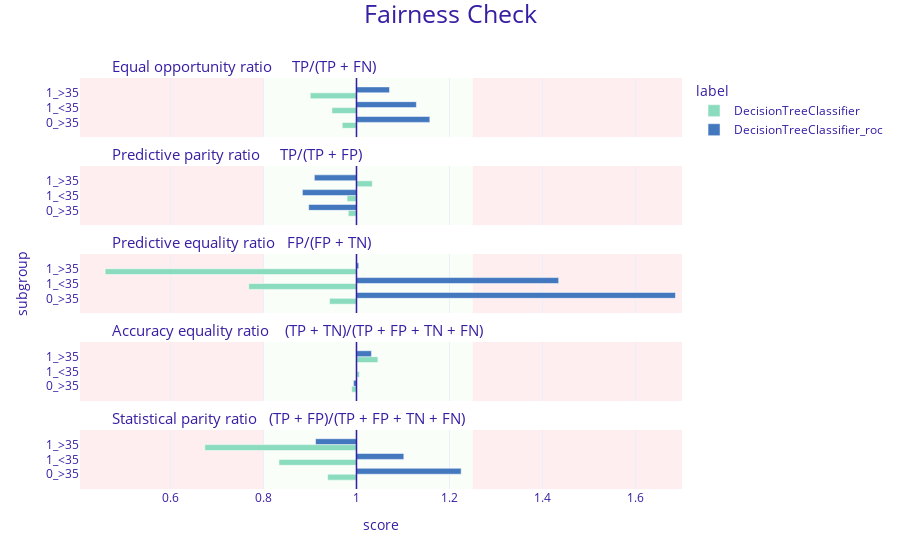

Source (notebook cell):
### Code cell
fairness_decisiontree.plot(
    [fairness_decisiontree_roc] )

### Figure 1 — Plotly figure (JSON) as saved in the notebook; plotly's stock layout.template omitted (floating-point values rounded to 4 significant figures)
{"data": [{"alignmentgroup": "True", "customdata": [["0_>35", 0.969, "DecisionTreeClassifier"], ["1_<35", 0.947, "DecisionTreeClassifier"], ["1_>35", 0.901, "DecisionTreeClassifier"]], "hovertemplate": "<b>%{customdata[2]}</b><br>Subgroup: %{customdata[0]}<br>Score: %{customdata[1]}<br><extra></extra>", "legendgroup": "DecisionTreeClassifier", "marker": {"color": "#8bdcbe", "pattern": {"shape": ""}}, "name": "DecisionTreeClassifier", "offsetgroup": "DecisionTreeClassifier", "orientation": "h", "showlegend": true, "textposition": "auto", "type": "bar", "x": [-0.03067, -0.05276, -0.09939], "xaxis": "x5", "y": [0.25, 0.5, 0.75], "yaxis": "y5"}, {"alignmentgroup": "True", "customdata": [["0_>35", 0.982, "DecisionTreeClassifier"], ["1_<35", 0.98, "DecisionTreeClassifier"], ["1_>35", 1.034, "DecisionTreeClassifier"]], "hovertemplate": "<b>%{customdata[2]}</b><br>Subgroup: %{customdata[0]}<br>Score: %{customdata[1]}<br><extra></extra>", "legendgroup": "DecisionTreeClassifier", "marker": {"color": "#8bdcbe", "pattern": {"shape": ""}}, "name": "DecisionTreeClassifier", "offsetgroup": "DecisionTreeClassifier", "orientation": "h", "showlegend": false, "textposition": "auto", "type": "bar", "x": [-0.01765, -0.02018, 0.03405], "xaxis": "x4", "y": [0.25, 0.5, 0.75], "yaxis": "y4"}, {"alignmentgroup": "True", "customdata": [["0_>35", 0.942, "DecisionTreeClassifier"], ["1_<35", 0.768, "DecisionTreeClassifier"], ["1_>35", 0.459, "DecisionTreeClassifier"]], "hovertemplate": "<b>%{customdata[2]}</b><br>Subgroup: %{customdata[0]}<br>Score: %{customdata[1]}<br><extra></extra>", "legendgroup": "DecisionTreeClassifier", "marker": {"color": "#8bdcbe", "pattern": {"shape": ""}}, "name": "DecisionTreeClassifier", "offsetgroup": "DecisionTreeClassifier", "orientation": "h", "showlegend": false, "textposition": "auto", "type": "bar", "x": [-0.05792, -0.2317, -0.5405], "xaxis": "x3", "y": [0.25, 0.5, 0.75], "yaxis": "y3"}, {"alignmentgroup": "True", "customdata": [["0_>35", 0.99, "DecisionTreeClassifier"], ["1_<35", 1.006, "DecisionTreeClassifier"], ["1_>35", 1.046, "DecisionTreeClassifier"]], "hovertemplate": "<b>%{customdata[2]}</b><br>Subgroup: %{customdata[0]}<br>Score: %{customdata[1]}<br><extra></extra>", "legendgroup": "DecisionTreeClassifier", "marker": {"color": "#8bdcbe", "pattern": {"shape": ""}}, "name": "DecisionTreeClassifier", "offsetgroup": "DecisionTreeClassifier", "orientation": "h", "showlegend": false, "textposition": "auto", "type": "bar", "x": [-0.01023, 0.006394, 0.04604], "xaxis": "x2", "y": [0.25, 0.5, 0.75], "yaxis": "y2"}, {"alignmentgroup": "True", "customdata": [["0_>35", 0.938, "DecisionTreeClassifier"], ["1_<35", 0.833, "DecisionTreeClassifier"], ["1_>35", 0.674, "DecisionTreeClassifier"]], "hovertemplate": "<b>%{customdata[2]}</b><br>Subgroup: %{customdata[0]}<br>Score: %{customdata[1]}<br><extra></extra>", "legendgroup": "DecisionTreeClassifier", "marker": {"color": "#8bdcbe", "pattern": {"shape": ""}}, "name": "DecisionTreeClassifier", "offsetgroup": "DecisionTreeClassifier", "orientation": "h", "showlegend": false, "textposition": "auto", "type": "bar", "x": [-0.06206, -0.1667, -0.3262], "xaxis": "x", "y": [0.25, 0.5, 0.75], "yaxis": "y"}, {"alignmentgroup": "True", "customdata": [["0_>35", 1.158, "DecisionTreeClassifier_roc"], ["1_<35", 1.129, "DecisionTreeClassifier_roc"], ["1_>35", 1.071, "DecisionTreeClassifier_roc"]], "hovertemplate": "<b>%{customdata[2]}</b><br>Subgroup: %{customdata[0]}<br>Score: %{customdata[1]}<br><extra></extra>", "legendgroup": "DecisionTreeClassifier_roc", "marker": {"color": "#4378bf", "pattern": {"shape": ""}}, "name": "DecisionTreeClassifier_roc", "offsetgroup": "DecisionTreeClassifier_roc", "orientation": "h", "showlegend": true, "textposition": "auto", "type": "bar", "x": [0.1577, 0.1288, 0.07096], "xaxis": "x5", "y": [0.25, 0.5, 0.75], "yaxis": "y5"}, {"alignmentgroup": "True", "customdata": [["0_>35", 0.897, "DecisionTreeClassifier_roc"], ["1_<35", 0.884, "DecisionTreeClassifier_roc"], ["1_>35", 0.909, "DecisionTreeClassifier_roc"]], "hovertemplate": "<b>%{customdata[2]}</b><br>Subgroup: %{customdata[0]}<br>Score: %{customdata[1]}<br><extra></extra>", "legendgroup": "DecisionTreeClassifier_roc", "marker": {"color": "#4378bf", "pattern": {"shape": ""}}, "name": "DecisionTreeClassifier_roc", "offsetgroup": "DecisionTreeClassifier_roc", "orientation": "h", "showlegend": false, "textposition": "auto", "type": "bar", "x": [-0.1028, -0.1163, -0.09058], "xaxis": "x4", "y": [0.25, 0.5, 0.75], "yaxis": "y4"}, {"alignmentgroup": "True", "customdata": [["0_>35", 1.686, "DecisionTreeClassifier_roc"], ["1_<35", 1.435, "DecisionTreeClassifier_roc"], ["1_>35", 1.005, "DecisionTreeClassifier_roc"]], "hovertemplate": "<b>%{customdata[2]}</b><br>Subgroup: %{customdata[0]}<br>Score: %{customdata[1]}<br><extra></extra>", "legendgroup": "DecisionTreeClassifier_roc", "marker": {"color": "#4378bf", "pattern": {"shape": ""}}, "name": "DecisionTreeClassifier_roc", "offsetgroup": "DecisionTreeClassifier_roc", "orientation": "h", "showlegend": false, "textposition": "auto", "type": "bar", "x": [0.686, 0.4348, 0.004831], "xaxis": "x3", "y": [0.25, 0.5, 0.75], "yaxis": "y3"}, {"alignmentgroup": "True", "customdata": [["0_>35", 0.994, "DecisionTreeClassifier_roc"], ["1_<35", 1.001, "DecisionTreeClassifier_roc"], ["1_>35", 1.032, "DecisionTreeClassifier_roc"]], "hovertemplate": "<b>%{customdata[2]}</b><br>Subgroup: %{customdata[0]}<br>Score: %{customdata[1]}<br><extra></extra>", "legendgroup": "DecisionTreeClassifier_roc", "marker": {"color": "#4378bf", "pattern": {"shape": ""}}, "name": "DecisionTreeClassifier_roc", "offsetgroup": "DecisionTreeClassifier_roc", "orientation": "h", "showlegend": false, "textposition": "auto", "type": "bar", "x": [-0.006443, 0.001289, 0.03222], "xaxis": "x2", "y": [0.25, 0.5, 0.75], "yaxis": "y2"}, {"alignmentgroup": "True", "customdata": [["0_>35", 1.225, "DecisionTreeClassifier_roc"], ["1_<35", 1.102, "DecisionTreeClassifier_roc"], ["1_>35", 0.912, "DecisionTreeClassifier_roc"]], "hovertemplate": "<b>%{customdata[2]}</b><br>Subgroup: %{customdata[0]}<br>Score: %{customdata[1]}<br><extra></extra>", "legendgroup": "DecisionTreeClassifier_roc", "marker": {"color": "#4378bf", "pattern": {"shape": ""}}, "name": "DecisionTreeClassifier_roc", "offsetgroup": "DecisionTreeClassifier_roc", "orientation": "h", "showlegend": false, "textposition": "auto", "type": "bar", "x": [0.225, 0.1018, -0.08806], "xaxis": "x", "y": [0.25, 0.5, 0.75], "yaxis": "y"}], "layout": {"annotations": [{"font": {"size": 15}, "showarrow": false, "text": "Statistical parity ratio   (TP + FP)/(TP + FP + TN + FN)", "x": 0.05, "xanchor": "left", "xref": "paper", "y": 0.144, "yanchor": "bottom", "yref": "paper"}, {"font": {"size": 15}, "showarrow": false, "text": "Accuracy equality ratio    (TP + TN)/(TP + FP + TN + FN)", "x": 0.05, "xanchor": "left", "xref": "paper", "y": 0.358, "yanchor": "bottom", "yref": "paper"}, {"font": {"size": 15}, "showarrow": false, "text": "Predictive equality ratio   FP/(FP + TN)", "x": 0.05, "xanchor": "left", "xref": "paper", "y": 0.572, "yanchor": "bottom", "yref": "paper"}, {"font": {"size": 15}, "showarrow": false, "text": "Predictive parity ratio     TP/(TP + FP)", "x": 0.05, "xanchor": "left", "xref": "paper", "y": 0.786, "yanchor": "bottom", "yref": "paper"}, {"font": {"size": 15}, "showarrow": false, "text": "Equal opportunity ratio     TP/(TP + FN)", "x": 0.05, "xanchor": "left", "xref": "paper", "y": 1, "yanchor": "bottom", "yref": "paper"}], "barmode": "group", "font": {"color": "#371ea3"}, "legend": {"title": {"text": "label"}, "tracegroupgap": 0}, "margin": {"b": 71, "r": 30, "t": 78}, "shapes": [{"fillcolor": "#f05a71", "layer": "below", "line": {"width": 0}, "opacity": 0.1, "type": "rect", "x0": 0.25, "x1": 0.7, "xref": "x", "y0": 0, "y1": 1, "yref": "y"}, {"fillcolor": "#f05a71", "layer": "below", "line": {"width": 0}, "opacity": 0.1, "type": "rect", "x0": -0.5946, "x1": -0.2, "xref": "x", "y0": 0, "y1": 1, "yref": "y"}, {"fillcolor": "#c7f5bf", "layer": "below", "line": {"width": 0}, "opacity": 0.1, "type": "rect", "x0": -0.2, "x1": 0.25, "xref": "x", "y0": 0, "y1": 1, "yref": "y"}, {"line": {"color": "#371ea3", "width": 1.5}, "type": "line", "x0": 0, "x1": 0, "xref": "x", "y0": 0, "y1": 1, "yref": "y"}, {"fillcolor": "#f05a71", "layer": "below", "line": {"width": 0}, "opacity": 0.1, "type": "rect", "x0": 0.25, "x1": 0.7, "xref": "x", "y0": 0, "y1": 1, "yref": "y2"}, {"fillcolor": "#f05a71", "layer": "below", "line": {"width": 0}, "opacity": 0.1, "type": "rect", "x0": -0.5946, "x1": -0.2, "xref": "x", "y0": 0, "y1": 1, "yref": "y2"}, {"fillcolor": "#c7f5bf", "layer": "below", "line": {"width": 0}, "opacity": 0.1, "type": "rect", "x0": -0.2, "x1": 0.25, "xref": "x", "y0": 0, "y1": 1, "yref": "y2"}, {"line": {"color": "#371ea3", "width": 1.5}, "type": "line", "x0": 0, "x1": 0, "xref": "x", "y0": 0, "y1": 1, "yref": "y2"}, {"fillcolor": "#f05a71", "layer": "below", "line": {"width": 0}, "opacity": 0.1, "type": "rect", "x0": 0.25, "x1": 0.7, "xref": "x", "y0": 0, "y1": 1, "yref": "y3"}, {"fillcolor": "#f05a71", "layer": "below", "line": {"width": 0}, "opacity": 0.1, "type": "rect", "x0": -0.5946, "x1": -0.2, "xref": "x", "y0": 0, "y1": 1, "yref": "y3"}, {"fillcolor": "#c7f5bf", "layer": "below", "line": {"width": 0}, "opacity": 0.1, "type": "rect", "x0": -0.2, "x1": 0.25, "xref": "x", "y0": 0, "y1": 1, "yref": "y3"}, {"line": {"color": "#371ea3", "width": 1.5}, "type": "line", "x0": 0, "x1": 0, "xref": "x", "y0": 0, "y1": 1, "yref": "y3"}, {"fillcolor": "#f05a71", "layer": "below", "line": {"width": 0}, "opacity": 0.1, "type": "rect", "x0": 0.25, "x1": 0.7, "xref": "x", "y0": 0, "y1": 1, "yref": "y4"}, {"fillcolor": "#f05a71", "layer": "below", "line": {"width": 0}, "opacity": 0.1, "type": "rect", "x0": -0.5946, "x1": -0.2, "xref": "x", "y0": 0, "y1": 1, "yref": "y4"}, {"fillcolor": "#c7f5bf", "layer": "below", "line": {"width": 0}, "opacity": 0.1, "type": "rect", "x0": -0.2, "x1": 0.25, "xref": "x", "y0": 0, "y1": 1, "yref": "y4"}, {"line": {"color": "#371ea3", "width": 1.5}, "type": "line", "x0": 0, "x1": 0, "xref": "x", "y0": 0, "y1": 1, "yref": "y4"}, {"fillcolor": "#f05a71", "layer": "below", "line": {"width": 0}, "opacity": 0.1, "type": "rect", "x0": 0.25, "x1": 0.7, "xref": "x", "y0": 0, "y1": 1, "yref": "y5"}, {"fillcolor": "#f05a71", "layer": "below", "line": {"width": 0}, "opacity": 0.1, "type": "rect", "x0": -0.5946, "x1": -0.2, "xref": "x", "y0": 0, "y1": 1, "yref": "y5"}, {"fillcolor": "#c7f5bf", "layer": "below", "line": {"width": 0}, "opacity": 0.1, "type": "rect", "x0": -0.2, "x1": 0.25, "xref": "x", "y0": 0, "y1": 1, "yref": "y5"}, {"line": {"color": "#371ea3", "width": 1.5}, "type": "line", "x0": 0, "x1": 0, "xref": "x", "y0": 0, "y1": 1, "yref": "y5"}], "title": {"font": {"size": 25}, "text": "Fairness Check", "x": 0.5, "y": 0.99}, "xaxis": {"anchor": "y", "domain": [0, 1], "range": [-0.5946, 0.7], "ticktext": [0.4, 0.6, 0.8, 1, 1.2, 1.4, 1.6, 1], "tickvals": [-0.6, -0.4, -0.2, 0, 0.2, 0.4, 0.6, 0], "title": {"text": "score"}}, "xaxis2": {"anchor": "y2", "domain": [0, 1], "matches": "x", "range": [-0.5946, 0.7], "showticklabels": false, "ticktext": [0.4, 0.6, 0.8, 1, 1.2, 1.4, 1.6, 1], "tickvals": [-0.6, -0.4, -0.2, 0, 0.2, 0.4, 0.6, 0]}, "xaxis3": {"anchor": "y3", "domain": [0, 1], "matches": "x", "range": [-0.5946, 0.7], "showticklabels": false, "ticktext": [0.4, 0.6, 0.8, 1, 1.2, 1.4, 1.6, 1], "tickvals": [-0.6, -0.4, -0.2, 0, 0.2, 0.4, 0.6, 0]}, "xaxis4": {"anchor": "y4", "domain": [0, 1], "matches": "x", "range": [-0.5946, 0.7], "showticklabels": false, "ticktext": [0.4, 0.6, 0.8, 1, 1.2, 1.4, 1.6, 1], "tickvals": [-0.6, -0.4, -0.2, 0, 0.2, 0.4, 0.6, 0]}, "xaxis5": {"anchor": "y5", "domain": [0, 1], "matches": "x", "range": [-0.5946, 0.7], "showticklabels": false, "ticktext": [0.4, 0.6, 0.8, 1, 1.2, 1.4, 1.6, 1], "tickvals": [-0.6, -0.4, -0.2, 0, 0.2, 0.4, 0.6, 0]}, "yaxis": {"anchor": "x", "domain": [0, 0.144], "range": [0, 1], "showgrid": false, "ticktext": ["0_>35", "1_<35", "1_>35"], "tickvals": [0.25, 0.5, 0.75], "title": {"text": ""}, "zeroline": false}, "yaxis2": {"anchor": "x2", "domain": [0.214, 0.358], "matches": "y", "range": [0, 1], "showgrid": false, "ticktext": ["0_>35", "1_<35", "1_>35"], "tickvals": [0.25, 0.5, 0.75], "title": {"text": ""}, "zeroline": false}, "yaxis3": {"anchor": "x3", "domain": [0.428, 0.572], "matches": "y", "range": [0, 1], "showgrid": false, "ticktext": ["0_>35", "1_<35", "1_>35"], "tickvals": [0.25, 0.5, 0.75], "title": {"text": "subgroup"}, "zeroline": false}, "yaxis4": {"anchor": "x4", "domain": [0.642, 0.786], "matches": "y", "range": [0, 1], "showgrid": false, "ticktext": ["0_>35", "1_<35", "1_>35"], "tickvals": [0.25, 0.5, 0.75], "title": {"text": ""}, "zeroline": false}, "yaxis5": {"anchor": "x5", "domain": [0.856, 1], "matches": "y", "range": [0, 1], "showgrid": false, "ticktext": ["0_>35", "1_<35", "1_>35"], "tickvals": [0.25, 0.5, 0.75], "title": {"text": ""}, "zeroline": false}}}
